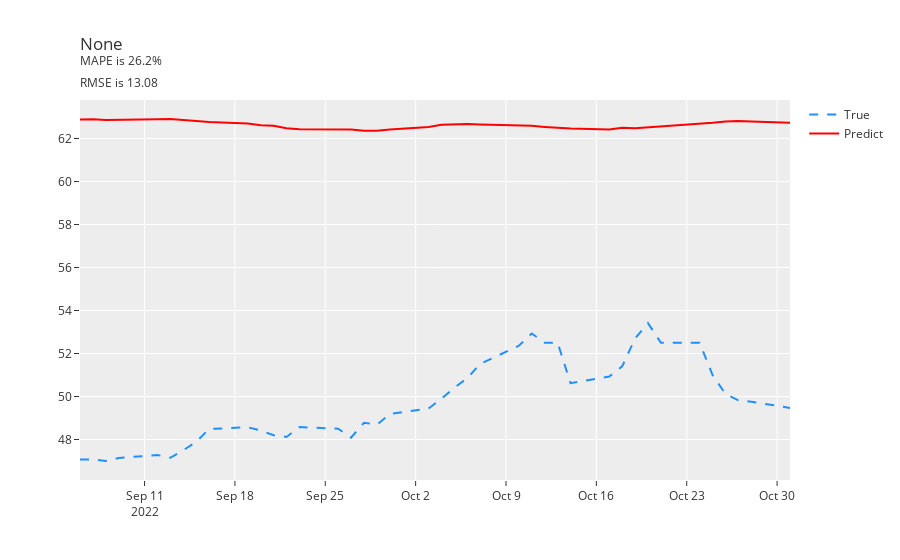

Notebook code for this chart:
### Code cell
compare_value(pred_df['ribbed_smoked_sheet'], pred_df['preds'])
